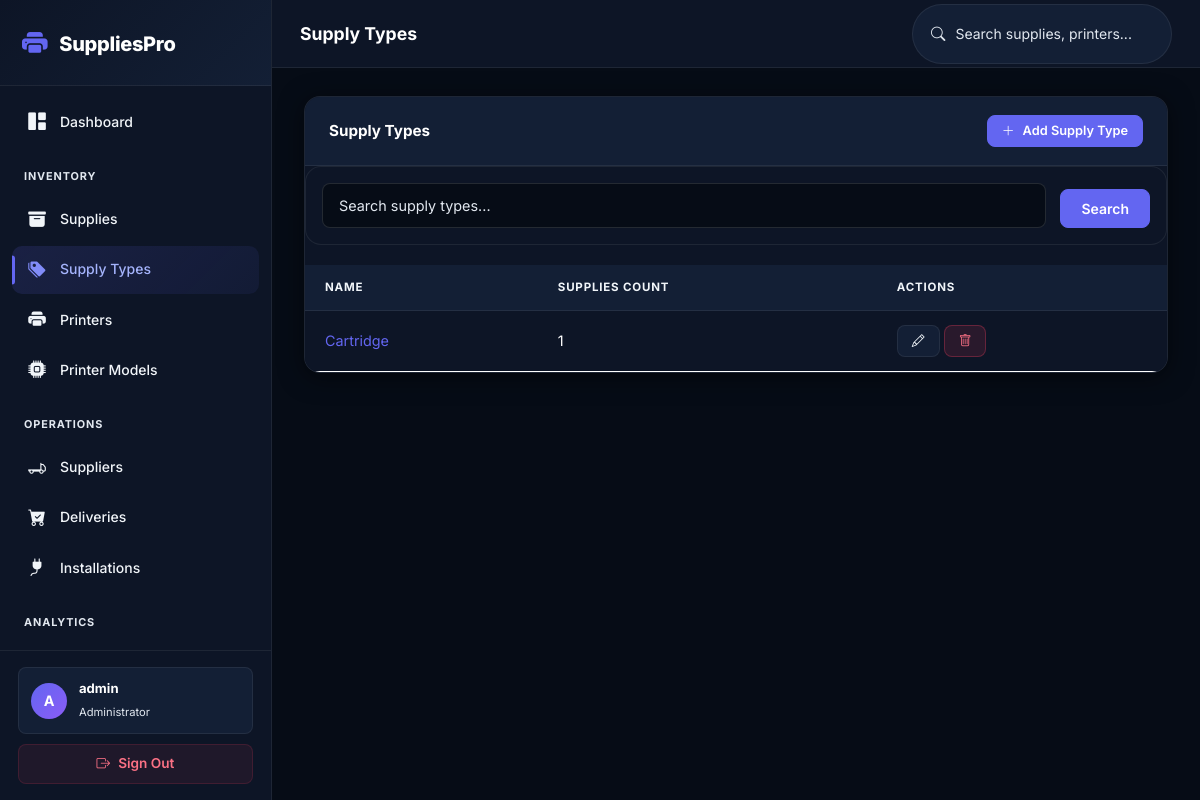
Page /supply-types/ (signed in) on the earlier database version.
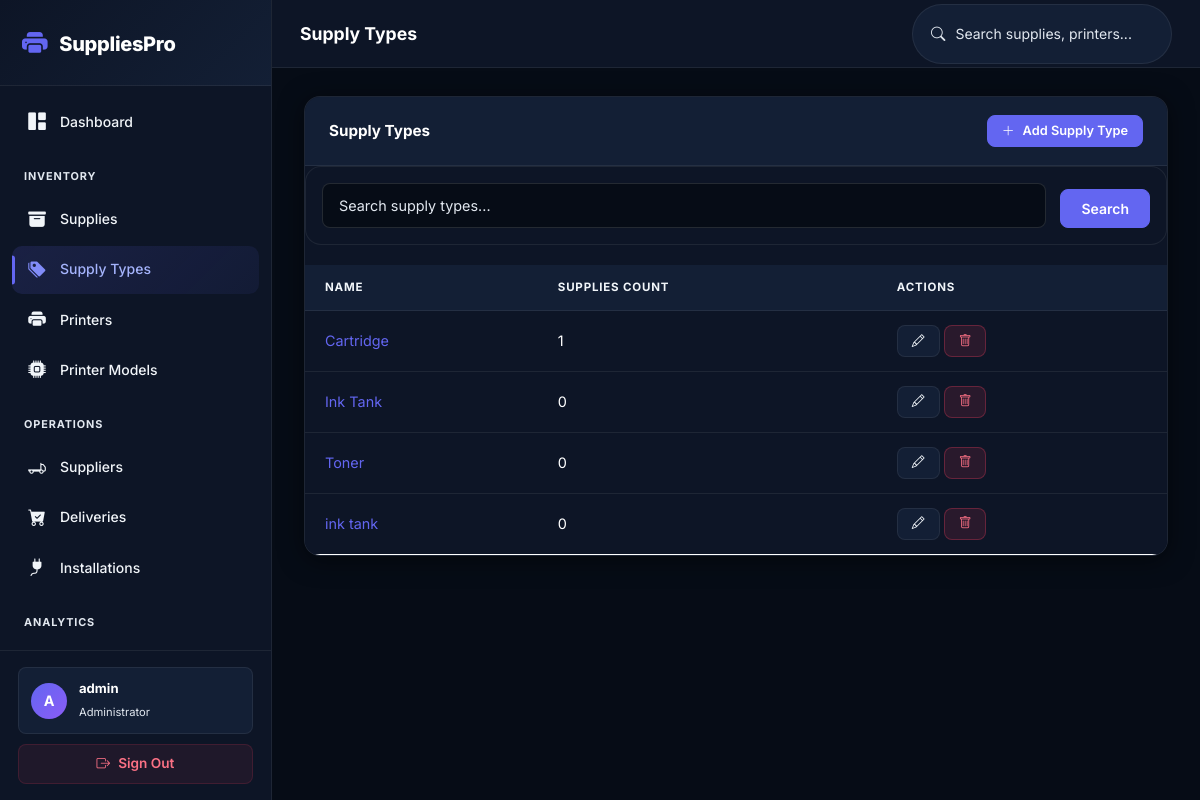
Same page on the later database version.
### inventory/models.py (models this page shows, shortened)
class SupplyType(models.Model):
    name = models.CharField(max_length=200, unique=True)
    description = models.TextField(blank=True)
    is_active = models.BooleanField(default=True)
    created_at = models.DateTimeField(auto_now_add=True)
    updated_at = models.DateTimeField(auto_now=True)
    class Meta:
        ordering = ['name']
        verbose_name = 'Supply Type'
        verbose_name_plural = 'Supply Types'

### inventory/views.py (the view)
# urls.py: path('supply-types/', views.SupplyTypeListView.as_view(), name='supply_type_list'),
class SupplyTypeListView(LoginRequiredMixin, ListView):
    model = SupplyType
    template_name = 'inventory/supply_type_list.html'
    paginate_by = 20
    context_object_name = 'supply_types'
    def get_queryset(self):
        queryset = SupplyType.objects.filter(is_active=True).order_by('name')
        query = self.request.GET.get('q')
        if query:
            queryset = queryset.filter(name__icontains=query)
        return queryset

### rbac/services.py (called while the page is built)
def get_user_permissions(user):
    if not user.is_authenticated:
        return set()
    cache_key = f'user_permissions_{user.pk}'
    permissions = cache.get(cache_key)
    if permissions is None:
        permissions = set()
        user_roles = Role.objects.filter(user_roles__user=user)
        for role in user_roles:
            for perm in role.permissions.all():
                permissions.add(perm.code)
        cache.set(cache_key, permissions, timeout=3600)
    return permissions

def get_user_roles(user):
    if not user.is_authenticated:
        return Role.objects.none()
    return Role.objects.filter(user_roles__user=user)

### templates/inventory/supply_type_list.html (shortened to what this page needs)
{% extends "base.html" %}
{% block page_title %}Supply Types{% endblock %}
{% block content %}
<div class="card">
    <div class="card-header d-flex justify-content-between align-items-center">
        <span>Supply Types</span>
        {% if user.role != 'staff' %}
        <a href="{% url 'supply_type_create' %}" class="btn btn-primary btn-sm">
            <i class="bi bi-plus-lg"></i> Add Supply Type
        </a>
        {% endif %}
    </div>
    <div class="card-body p-0">
        <form method="get" class="filter-bar" style="padding: 16px;">
            <div class="filter-group" style="flex:2;">
                <input type="text" name="q" class="form-control" placeholder="Search supply types..." value="{{ request.GET.q }}">
            </div>
            <button type="submit" class="btn btn-primary">Search</button>
        </form>
        {% if supply_types %}
        <div class="table-responsive">
        <table class="table">
            <thead>
                <tr>
                    <th>Name</th>
                    <th>Supplies Count</th>
                    <th>Actions</th>
                </tr>
            </thead>
            <tbody>
                {% for st in supply_types %}
                <tr>
                    <td>
                        <a href="{% url 'supply_type_detail' st.pk %}">{{ st.name }}</a>
                    </td>
                    <td>{{ st.supplies.count }}</td>
                    <td>
                        {% if user.role != 'staff' %}
                        <a href="{% url 'supply_type_update' st.pk %}" class="btn btn-ghost btn-sm" title="Edit">
                            <i class="bi bi-pencil"></i>
                        </a>
                        <a href="{% url 'supply_type_delete' st.pk %}" class="btn btn-danger btn-sm" title="Delete">
                            <i class="bi bi-trash"></i>
                        </a>
                        {% endif %}
                    </td>
                </tr>
                {% endfor %}
            </tbody>
        </table>
        </div>
        {% endif %}
    </div>
</div>
{% endblock %}

Differences in the rows shown:
added SupplyType: name "Ink Tank", supplies.count "0"
added SupplyType: name "Toner", supplies.count "0"
added SupplyType: name "ink tank", supplies.count "0"
